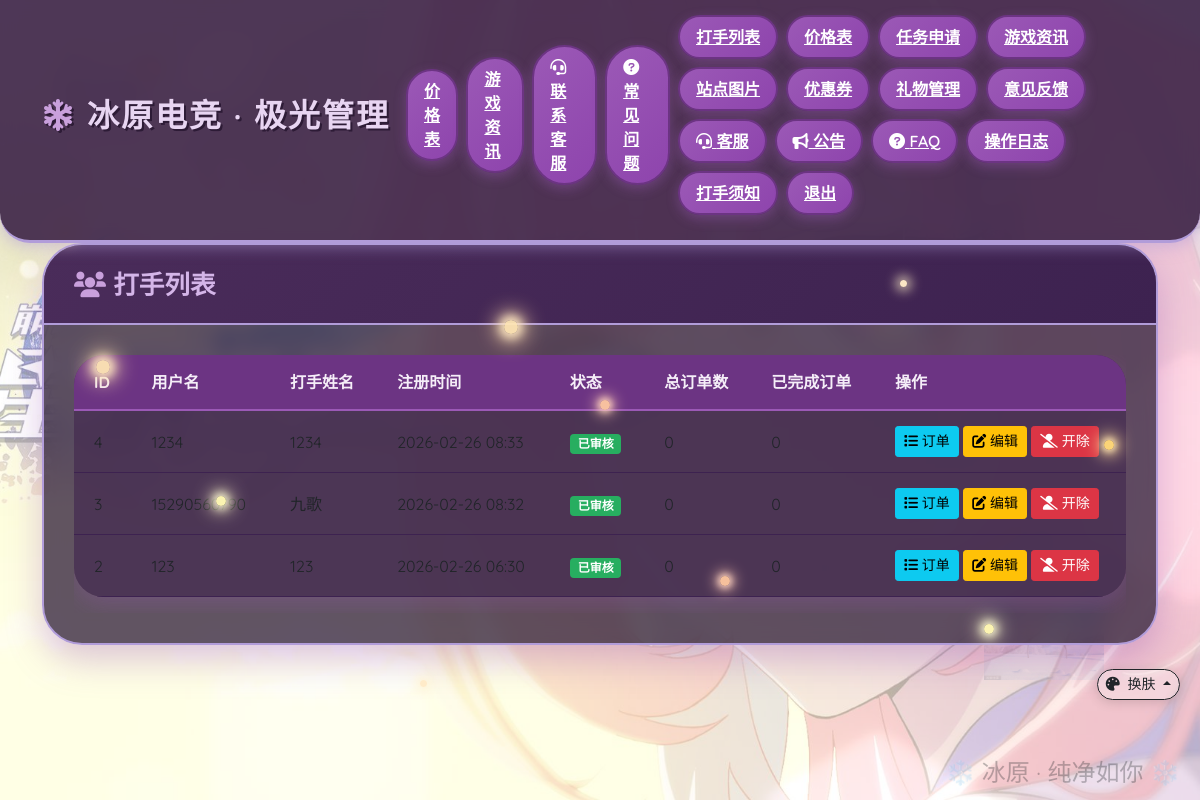
Page /admin/players (signed in) on the committed database.
### models.py (models this page shows)
class User(UserMixin, db.Model):
    id = db.Column(db.Integer, primary_key=True)
    username = db.Column(db.String(80), unique=True, nullable=False)
    password = db.Column(db.String(120), nullable=False)
    role = db.Column(db.String(20), nullable=False)  # 'admin' 或 'player'
    player_name = db.Column(db.String(80))  # 打手姓名（仅当 role='player' 时有效）
    is_approved = db.Column(db.Boolean, default=False)  # 新增字段，False表示未审核
    registered_at = db.Column(db.DateTime, default=datetime.utcnow)  # 可选，记录注册时间
    income_mode = db.Column(db.String(20), default='percentage')
    tiered_rates = db.Column(db.Text, nullable=True)
    allow_custom_price = db.Column(db.Boolean, default=False)
    phone = db.Column(db.String(20), nullable=True)
    wechat = db.Column(db.String(50), nullable=True)
    preferred_games = db.Column(db.String(200), nullable=True)
    live_room_url = db.Column(db.String(500), nullable=True)   # 直播间链接
    environment_photos = db.Column(db.Text, nullable=True)     # JSON 数组，如 ["player/1/env/xx.jpg"]
    equipment_photos = db.Column(db.Text, nullable=True)        # 代练设备照片 JSON 数组
    equipment_desc = db.Column(db.String(500), nullable=True)  # 代练设备文字描述
    is_certified = db.Column(db.Boolean, default=False)         # 打手认证（管理员设置）
    orders = db.relationship('Order', backref='player', lazy=True)

### app.py (the view)
@app.route('/admin/players')
@login_required
def admin_players():
    if current_user.role != 'admin':
        return redirect(url_for('player_dashboard'))
    players = User.query.filter_by(role='player').order_by(User.registered_at.desc()).all()
    return render_template('admin_players.html', players=players)

### app.py (called while the page is built)
def get_site_image_info(key):
    if key not in SITE_IMAGE_KEYS:
        return None, None, None
    try:
        for f in os.listdir(SITE_IMAGES_DIR):
            if f.startswith(key + '.'):
                path = os.path.join(SITE_IMAGES_DIR, f)
                if os.path.isfile(path) and os.path.splitext(f)[1].lower() in SITE_IMAGE_EXT:
                    return f, int(os.path.getmtime(path)), SITE_IMAGES_DIR
    except OSError:
        pass
    if key == 'wechat_pay':
        return _latest_image_in_dir(UPLOAD_WECHAT_DIR)
    if key == 'alipay_pay':
        return _latest_image_in_dir(UPLOAD_ALIPAY_DIR)
    return None, None, None

def list_background_images():
    try:
        files = []
        for f in os.listdir(UPLOAD_BG_DIR):
            if os.path.splitext(f)[1].lower() in SITE_IMAGE_EXT and os.path.isfile(os.path.join(UPLOAD_BG_DIR, f)):
                mtime = int(os.path.getmtime(os.path.join(UPLOAD_BG_DIR, f)))
                files.append((f, mtime))
        files.sort(key=lambda x: x[1])
        return [{'url': url_for('serve_upload', filename='bg/' + f) + '?v=' + str(m), 'filename': f} for f, m in files]
    except OSError:
        return []

@login_manager.user_loader
def load_user(user_id):
    return User.query.get(int(user_id))

@app.context_processor
def inject_pending_approval():
    if current_user.is_authenticated and current_user.role == 'admin':
        pending_count = User.query.filter_by(role='player', is_approved=False).count()
    else:
        pending_count = 0
    player_unread_count = 0
    if current_user.is_authenticated and current_user.role == 'player':
        player_unread_count = Notification.query.filter_by(
            receiver_type='player', receiver_id=current_user.id, is_read=False
        ).count()
    customer_phone = session.get('customer_phone')
    return dict(pending_approval_count=pending_count, player_unread_count=player_unread_count, customer_phone=customer_phone)

def site_image_url(key):
    filename, mtime, _ = get_site_image_info(key)
    if filename:
        return url_for('serve_site_image', key=key) + '?v=' + str(mtime)
    return url_for('static', filename=f'images/{key}.jpg')

@app.context_processor
def inject_site_image_url():
    return dict(site_image_url=site_image_url, background_slides=list_background_images())

### templates/admin_players.html (shortened to what this page needs)
{% extends "base.html" %}
{% block content %}
<div class="card">
    <div class="card-header">
        <i class="fas fa-users"></i> 打手列表
    </div>
    <div class="card-body">
        <div class="table-responsive">
            <table class="table table-hover align-middle">
                <thead>
                    <tr>
                        <th>ID</th>
                        <th>用户名</th>
                        <th>打手姓名</th>
                        <th>注册时间</th>
                        <th>状态</th>
                        <th>总订单数</th>
                        <th>已完成订单</th>
                        <th>操作</th>
                    </tr>
                </thead>
                <tbody>
                    {% for player in players %}
                    <tr>
                        <td>{{ player.id }}</td>
                        <td>{{ player.username }}</td>
                        <td>{{ player.player_name }}</td>
                        <td>{{ player.registered_at.strftime('%Y-%m-%d %H:%M') if player.registered_at else '未知' }}</td>
                        <td>
                            {% if player.is_approved %}
                                <span class="badge bg-success">已审核</span>
                            {% else %}
                                <span class="badge bg-warning">待审核</span>
                            {% endif %}
                        </td>
                        <td>{{ player.orders|length }}</td>
                        <td>{{ player.orders|selectattr('status', 'equalto', '已完成')|list|length }}</td>
                        <td>
                            <a href="{{ url_for('admin_player_orders', player_id=player.id) }}" class="btn btn-sm btn-info">
                                <i class="fas fa-list"></i> 订单
                            </a>
                            <a href="{{ url_for('admin_edit_player', player_id=player.id) }}" class="btn btn-sm btn-warning">
                                <i class="fas fa-edit"></i> 编辑
                            </a>
                            <a href="{{ url_for('remove_player', player_id=player.id) }}" class="btn btn-sm btn-danger" onclick="return confirm('确定开除该打手吗？其名下所有订单将被置为未分配。')">
                                <i class="fas fa-user-slash"></i> 开除
                            </a>
                        </td>
                    </tr>
                    {% endfor %}
                </tbody>
            </table>
        </div>
    </div>
</div>
{% endblock %}

### static/css/theme-kuromi.css (style rules this page uses)
.card { background: rgba(45, 27, 54, 0.75); backdrop-filter: blur(10px); border: 2px solid #b19cd9; border-radius: 40px; box-shadow: 0 15px 35px rgba(155, 89, 182, 0.35); overflow: hidden; }
.card-header { background: linear-gradient(135deg, #4a2c5a, #3d2250); border-bottom: 2px solid #b19cd9; font-size: 1.6rem; font-weight: 700; color: #d4b5e8; padding: 20px 30px; }
.card-header i { color: #c9a0dc; }
.card-body { padding: 30px; }
.table { background: rgba(60, 40, 70, 0.6); border-radius: 30px; overflow: hidden; box-shadow: 0 8px 20px rgba(155, 89, 182, 0.25); }
.table th { background: #6c3483; color: #f5eef8; font-weight: 700; padding: 15px 20px; border-bottom: 2px solid #9b59b6; }
.table td { padding: 15px 20px; border-bottom: 1px solid #3d2250; background: rgba(80, 50, 90, 0.4); }
a { color: #c9a0dc; }
.bg-success { background: #27ae60 !important; color: #fff; }

### templates/base.html (style rules this page uses)
* { margin: 0; padding: 0; box-sizing: border-box; }
body::before { content: ""; position: fixed; top: 0; left: 0; width: 100%; height: 100%; background-color: rgba(255, 255, 255, 0.5); pointer-events: none; z-index: -1; animation: breath 8s infinite ease-in-out; }
body { font-family: 'Quicksand', sans-serif; min-height: 100vh; position: relative; padding-bottom: 60px; }

### rows in the picture
User: id "4", username "1234", player_name "1234", registered_at "2026-02-26 08:33", is_approved "已审核", orders|length "0", orders|selectattr "0"
User: id "3", username "15290560790", player_name "九歌", registered_at "2026-02-26 08:32", is_approved "已审核", orders|length "0", orders|selectattr "0"
User: id "2", username "123", player_name "123", registered_at "2026-02-26 06:30", is_approved "已审核", orders|length "0", orders|selectattr "0"
